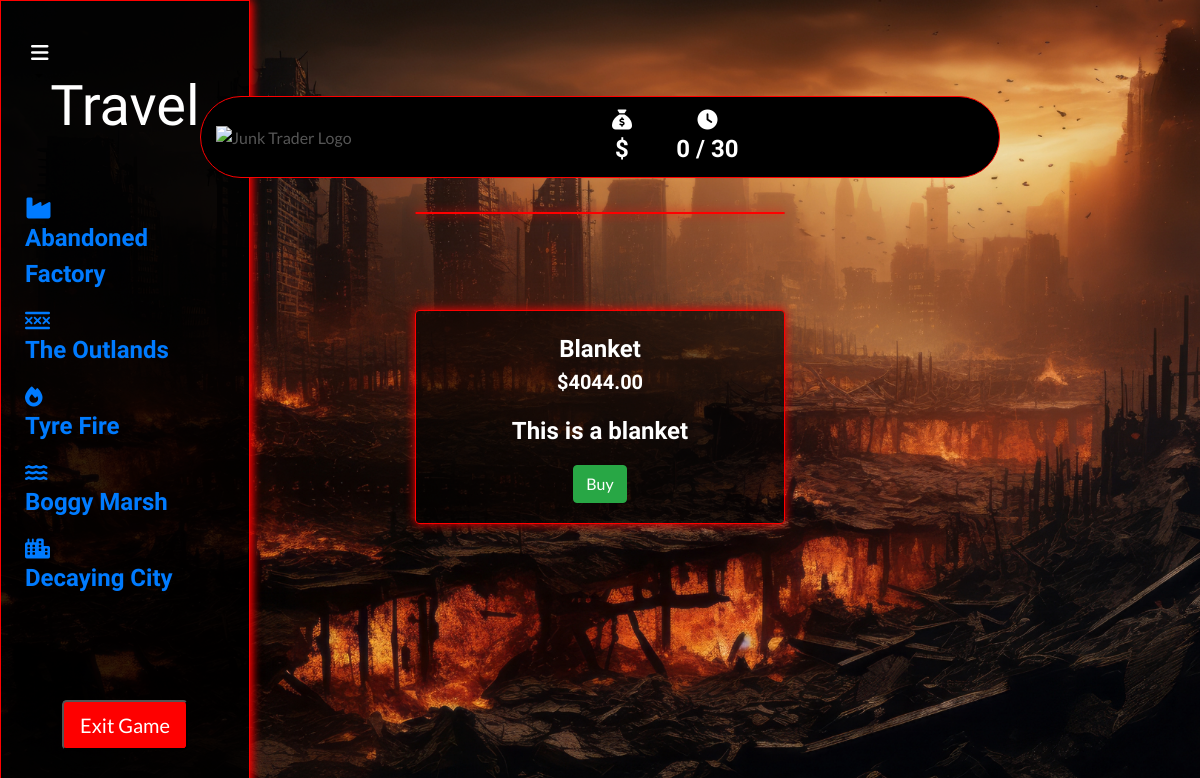
The app's page /collectables/3/ with its own data.
### collectables/models.py (models this page shows, shortened)
class Collectable(models.Model):
    name = models.CharField(max_length=254)
    description = models.TextField()
    price = models.DecimalField(max_digits=6, decimal_places=2)
    previous_price = models.DecimalField(max_digits=10, decimal_places=2, default=0)
    image_url = models.URLField(max_length=1024, null=True, blank=True)
    image = models.ImageField(null=True, blank=True)
    glb_file = models.FileField(upload_to='glb_files/', null=True, blank=True)

### collectables/views.py (the view)
# urls.py: path('<int:collectable_id>/', views.collectable_detail, name='collectable_detail'),
def collectable_detail(request, collectable_id):
    collectable = get_object_or_404(Collectable, pk=collectable_id)
    context = {
        'collectable': collectable,
    }
    return render(request, 'collectables/collectable_detail.html', context)

### backpack/contexts.py (called while the page is built, shortened)
def backpack_contents(request):
    backpack_items = []
    total = 0
    total_quantity = 0
    collectable_count = 0
    backpack = request.session.get('backpack', {})
    grand_total = total
    context = {
        'backpack_items': backpack_items,
        'total': total,
        'total_quantity': total_quantity,
        'collectable_count': collectable_count,
        'grand_total': grand_total,
    }
    return context

def total_amount(request):
    total_amount = [0]
    return {'total_amount': total_amount}

def days_played(request):
    return {'days_played': request.session.get('days_played', 0)}

### collectables/templates/collectables/collectable_detail.html (shortened to what this page needs)
{% extends "base.html" %}
{% load static %}
{% block page_header %}
<div class="container header-container">
</div>
{% endblock %}
{% block content %}
<div class="container-fluid">
    <div class="row">
        <div class="col-md-3">
            <div class="fixed-panel">
                {% include 'includes/fixed_panel.html' %}
            </div>
        </div>
    </div>
</div>
<div class="container-fluid">
    <div class="row justify-content-center">
        <div class="col-12 col-md-6 col-lg-4">
            <div class="card box my-5">
            </div>
        </div>
    </div>
    <div class="row justify-content-center">
        <div class="col-12 col-md-6 col-lg-4">
            <div class="card box product-details-container mb-5 mt-md-5">
                <div class="card-body text-white text-center">
                    <p class="card-title mb-0">{{ collectable.name }}</p>
                    <p class="lead mb-0 font-weight-bold">${{ collectable.price }}</p>
                    <p class="card-text mt-3">{{ collectable.description }}</p>
                    <button type="button" class="btn btn-success" data-toggle="modal" data-target="#buyModal{{ collectable.id }}">
                        Buy
                    </button>
                </div>
            </div>
        </div>
    </div>
</div>
{% endblock %}

### static/css/base.css (style rules this page uses)
html { height: 100%; }
body { background: url('/media/bg_image.png') no-repeat center center fixed; background-size: cover; height: calc(100vh - 164px); color: #555; font-family: 'Lato'; }
p, h1, h2, h3, h4, h5, h6 { font-family: "Amatic SC", sans-serif; font-weight: 700; font-size: x-large; font-style: normal; }
.box { border: 1px solid red; box-shadow: 0 0 10px red; background-color: #00000093; }
.fixed-panel { position: fixed; top: 0; bottom: 0; left: 0; width: 250px; border: 1px solid red; box-shadow: 0 0 10px red; background-color: #00000093; overflow-y: auto; }
@media (min-width: 1200px) { .container { max-width: 80%; } }
@media (min-width: 992px) { .header-container { padding-top: 164px; } }

### records on screen
Collectable: name "Blanket", price "4044.00", description "This is a blanket"

### other values on screen
{{ days_played }} "0"
